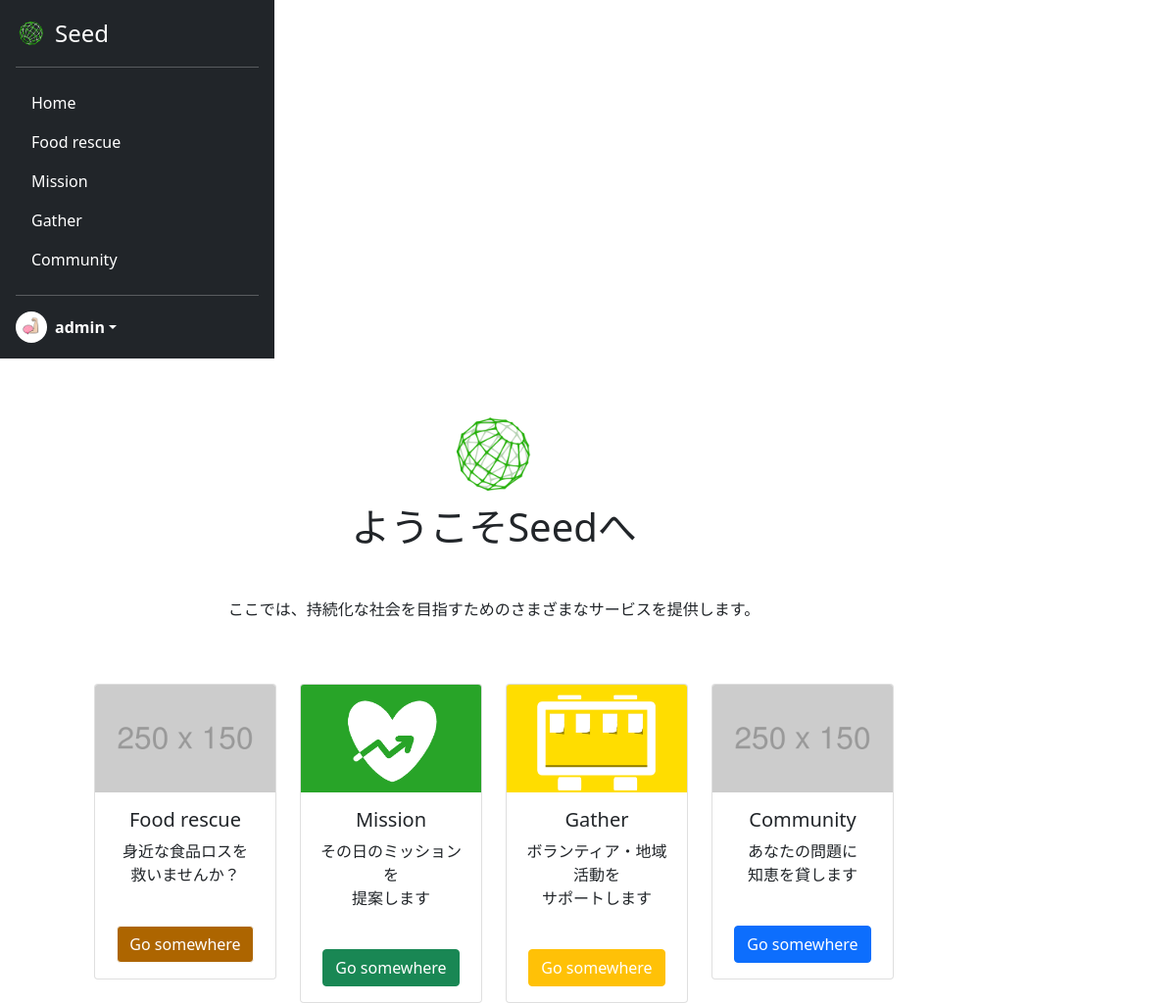
The page /mypage/ (signed in) on the database its author committed.
### acount/models.py (models this page shows)
class CustomUser(AbstractUser):
    is_general = models.BooleanField(null=True ,default=True)
    is_active = models.BooleanField(null=True ,default=False)
    profile_pic = models.ImageField(upload_to='profile_pics', blank=True)

### seed/views.py (the view)
# urls.py: path('mypage/', views.MypageView.as_view(), name='mypage'),
class MypageView(TemplateView):
    template_name = 'mypage.html'

### seed/templates/mypage.html (shortened to what this page needs)
{% extends 'mypagebase.html' %}
{% load static %}
{% block content %}
<div class="mt-5">
    <div class="text-center">
        <img src="{% static 'assets/img/top/icon.png' %}" class="mx-auto" alt="seed" width="100" height="100">
        <h1>ようこそSeedへ</h1>
        <div class="mt-5">
            <p>ここでは、持続化な社会を目指すためのさまざまなサービスを提供します。</p>
        </div>
        <br>
        <br>
        <div class="container">
            <div class="row">
                <div class="col-3">
                    <div class="card" style="width: 100%;">
                        <img src="{% static 'assets/img/mypage/damy.png' %}" class="card-img-top" alt="...">
                        <div class="card-body">
                            <h5 class="card-title">Food rescue</h5>
                            <p class="card-text">
                                身近な食品ロスを<br>
                                救いませんか？<br>
                                <br>
                            </p>
                            <a href="{% url 'seed:food_rescue' %}" class="btn btn-light" style="background-color: #ad6500; color:white;">Go
                                somewhere</a>
                        </div>
                    </div>
                </div>
                <div class="col-3">
                    <div class="card" style="width: 100%;">
                        <img src="{% static 'assets/img/mypage/mission.png' %}" class="card-img-top" alt="...">
                        <div class="card-body">
                            <h5 class="card-title">Mission</h5>
                            <p class="card-text">
                                その日のミッションを<br>
                                提案します<br>
                                <br>
                            </p>
                            <a href="{% url 'seed:mission' %}" class="btn btn-success">Go somewhere</a>
                        </div>
                    </div>
                </div>
                <div class="col-3">
                    <div class="card" style="width: 100%;">
                        <img src="{% static 'assets/img/mypage/gather.png' %}" class="card-img-top" alt="...">
                        <div class="card-body">
                            <h5 class="card-title">Gather</h5>
                            <p class="card-text">
                                ボランティア・地域活動を<br>
                                サポートします<br>
                                <br>
                            </p>
                            <a href="{% url 'seed:gather' %}" class="btn btn-warning" style="color:white;">Go somewhere</a>
                        </div>
                    </div>
                </div>
                <div class="col-3">
                    <div class="card" style="width: 100%;">
                        <img src="{% static 'assets/img/mypage/damy.png' %}" class="card-img-top" alt="...">
                        <div class="card-body">
                            <h5 class="card-title">Community</h5>
                            <p class="card-text">
                                あなたの問題に<br>
                                知恵を貸します<br>
                                <br>
                            </p>
                            <a href="{% url 'seed:community' %}" class="btn btn-primary">Go somewhere</a>
                        </div>
                    </div>
                </div>
            </div>
        </div>
    </div>
</div>
{% endblock %}

### seed/templates/mypagebase.html (shortened to what this page needs)
{% load static %}
<!DOCTYPE html>
<html lang="ja">
<head>
    <link href="https://cdn.jsdelivr.net/npm/bootstrap@5.0.2/dist/css/bootstrap.min.css" rel="stylesheet"
>
    <link rel="stylesheet" type="text/css" href="{% static 'css/style.css' %}">
</head>
<body class="mypage">
    {% if user.is_authenticated %}
    <main style="height:100vh;">
        <div style="display: flex; flex-wrap: wrap; height:100%;">
            <div>
                <div class="d-flex flex-column p-3 text-white bg-dark h-100" style="width: 280px; height:100%;">
                    <a href="#"
                        class="d-flex align-items-center mb-3 mb-md-0 me-md-auto text-white text-decoration-none">
                        <img class="bi me-2" src="{% static 'assets/img/top/icon.png' %}" style="height:32px">
                        <span class="fs-4">Seed</span>
                    </a>
                    <hr>
                    <ul class="nav nav-pills flex-column mb-auto">
                        <li class="nav-item my-nav">
                            <a href="{% url 'seed:mypage' %}" class="nav-link text-white" aria-current="page">
                                Home
                            </a>
                        </li>
                        <li class="nav-item my-nav">
                            <a href="{% url 'seed:food_rescue' %}" class="nav-link text-white">
                                Food rescue
                            </a>
                        </li>
                        <li class="nav-item my-nav">
                            <a href="{% url 'seed:mission' %}" class="nav-link text-white">
                                Mission
                            </a>
                        </li>
                        <li class="nav-item my-nav">
                            <a href="{% url 'seed:gather' %}" class="nav-link text-white">
                                Gather
                            </a>
                        </li>
                        <li class="nav-item my-nav">
                            <a href="{% url 'seed:community' %}" class="nav-link text-white">
                                Community
                            </a>
                        </li>
                    </ul>
                    <hr>
                    <div class="dropdown">
                        <a href="#" class="d-flex align-items-center text-white text-decoration-none dropdown-toggle"
                            id="dropdownUser1" data-bs-toggle="dropdown" aria-expanded="false">
                            <img src="{{ user.profile_pic.url }}" alt="" width="32" height="32"
                                class="rounded-circle me-2">
                            <strong>{{ user.username }}</strong>
                        </a>
                    </div>
                </div>
            </div>
            <div style="width:70%; margin-left: 7%;">
                {% block content %}
                {% endblock %}
            </div>
        </div>
    </main>
    {% endif %}
</body>
</html>

### rows shown on the page
CustomUser: profile_pic (picture), username "admin"
